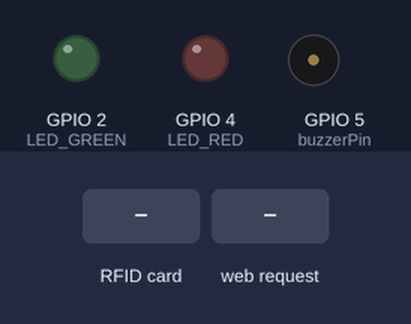
A sketch run on a simulated ESP32-S3. Parts: output pins drawn as LEDs (lit = HIGH), buzzer (waves = sounding). The inputs (shaded band) are chosen by the test bench. WiFi joins after 1.5 s; servers stay silent unless stated; uploads are accepted with an empty reply; pins used as bus, display or sensor lines are not drawn; what the sketch prints to the serial monitor is not drawn.

Above: at 6.2 s.
6.3 s: RFID card 84 78 83 47 held to the reader
At 6.66 s:
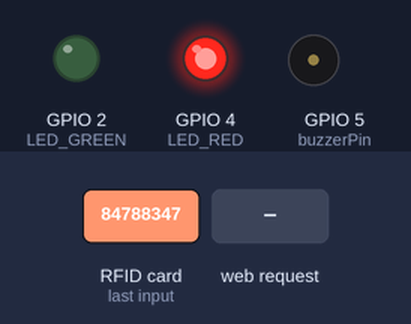
8.7 s: HTTP request GET /read-rfid received
At 11.5 s:
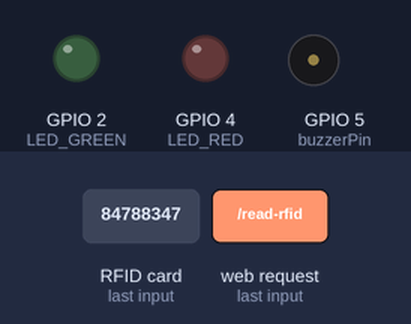
11.7 s: RFID card 5E 7A 19 C4 held to the reader
At 13.96 s:
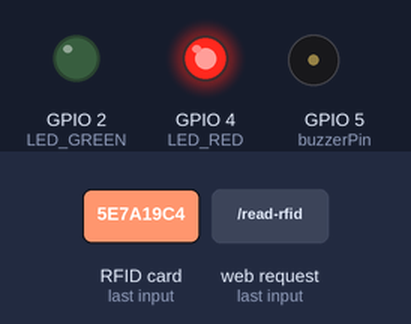
Timing chart, 0 to 15.7 s (numbered marks = the images above; inputs shaded):
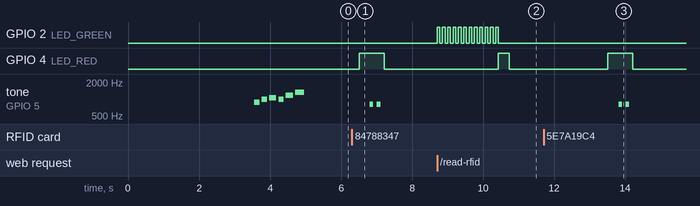

Measured:
- after the input at 6.3 s, GPIO 4 (LED_RED): LOW → HIGH after 0.21 s, → LOW 0.70 s later; tone on GPIO 5 (buzzerPin): alternates 800 Hz for 0.10 s and silent for 0.10 s, 4 changes in all, then stays silent, starting after 0.51 s
- after the input at 8.7 s, GPIO 2 (LED_GREEN): alternates HIGH for 0.08 s and LOW for 0.08 s, 24 changes in all, then stays LOW, starting at once; GPIO 4 (LED_RED): LOW → HIGH after 1.7 s, → LOW 0.30 s later
- after the input at 11.7 s, GPIO 4 (LED_RED): LOW → HIGH after 1.8 s, → LOW 0.70 s later; tone on GPIO 5 (buzzerPin): alternates 800 Hz for 0.10 s and silent for 0.10 s, 4 changes in all, then stays silent, starting after 2.1 s

The sketch:

rfid_ok.ino
```cpp
#include <WiFi.h>
#include <WebServer.h>
#include <MFRC522.h>
#include <SPI.h>
#include <HTTPClient.h>
#include <ArduinoJson.h>

const char* ssid = "Kondrusik-2G";
const char* password = "84788347";
const char* apiUrl = "http://192.168.1.9:5263/api/Usuario/BuscarPorRFID?rfid=";
const char* registroUrl = "http://192.168.1.9:5263/api/AcessoEntradaMorador/RegistrarEntrada";

// Pinos do MFRC522 no ESP32-S3
#define RST_PIN 9     // GPIO9 - Reset do RC522
#define SS_PIN 10     // GPIO10 - SDA / Chip Select
#define SCK_PIN 12    // GPIO12 - Clock SPI
#define MOSI_PIN 11   // GPIO11 - Master Out
#define MISO_PIN 13   // GPIO13 - Master In
#define LED_RED 4
#define LED_GREEN 2
const int buzzerPin = 5;
int count;

int led_controller;
bool modoCadastro = false;
unsigned long lastRegisterTime = 0;
unsigned long lastCheckTime = 0;
unsigned long lastTagReadTime = 0;
const unsigned long checkInterval = 50;
const unsigned long tagReadPause = 1500;
const unsigned long registerPause = 2500;

WebServer server(80);
MFRC522 rfid(SS_PIN, RST_PIN);


void setup() {
  led_controller = 0;

pinMode(buzzerPin, OUTPUT);

  pinMode(LED_RED, OUTPUT);
  pinMode(LED_GREEN, OUTPUT);
  pinMode(RST_PIN, OUTPUT);
  digitalWrite(LED_RED, LOW);
  digitalWrite(LED_GREEN, LOW);
  digitalWrite(RST_PIN, HIGH);

  SPI.begin(SCK_PIN, MISO_PIN, MOSI_PIN, SS_PIN);

  Serial.begin(115200);
  delay(2000);
  Serial.println("Iniciando ESP32-S3 com MFRC522...");

  rfid.PCD_Init();
  Serial.print("Versão do MFRC522: ");
  rfid.PCD_DumpVersionToSerial();
  Serial.println("Leitor RFID inicializado.");

  Serial.print("Conectando à rede Wi-Fi: ");
  Serial.println(ssid);
  WiFi.begin(ssid, password);
  while (WiFi.status() != WL_CONNECTED) {
    delay(500);
    Serial.print(".");
  }
  Serial.println("");
  Serial.println("Wi-Fi conectado!");
  Serial.print("Endereço IP: ");
  Serial.println(WiFi.localIP());

  server.on("/read-rfid", HTTP_GET, handleReadRFID);
  server.on("/read-rfid", HTTP_OPTIONS, []() {
    server.sendHeader("Access-Control-Allow-Origin", "*");
    server.sendHeader("Access-Control-Allow-Methods", "GET, OPTIONS");
    server.sendHeader("Access-Control-Allow-Headers", "Content-Type");
    server.send(204);
  });

  server.begin();

  Serial.println("Servidor HTTP iniciado!");
  toqueBoasVindas();
}

void loop() {
  server.handleClient();

  if (!modoCadastro &&
      (millis() - lastRegisterTime > registerPause) &&
      (millis() - lastTagReadTime > tagReadPause) &&
      (millis() - lastCheckTime >= checkInterval) &&
      WiFi.status() == WL_CONNECTED) {
    checkRFIDTag();
    lastCheckTime = millis();
  } else if (millis() - lastTagReadTime <= tagReadPause) {
    static unsigned long lastDebugTime = 0;
    if (millis() - lastDebugTime > 500) {
      Serial.println("Pausado por 1,5s após leitura de tag.");
      lastDebugTime = millis();
    }
  } else if (millis() - lastRegisterTime <= registerPause) {
    static unsigned long lastDebugTime = 0;
    if (millis() - lastDebugTime > 500) {
      Serial.println("Pausado por 2,5s após modo de cadastro.");
      lastDebugTime = millis();
    }
  }
}

String getUID() {
  String uid = "";
  for (byte i = 0; i < rfid.uid.size; i++) {
    if (rfid.uid.uidByte[i] < 0x10) uid += "0";
    uid += String(rfid.uid.uidByte[i], HEX);
  }
  uid.toUpperCase();
  return uid;
}

bool checkTagAuthorization(String uid) {
  if (WiFi.status() != WL_CONNECTED) {
    Serial.println("Wi-Fi desconectado. Não foi possível consultar a API.");
    return false;
  }

  HTTPClient http;
  String url = String(apiUrl) + uid;
  Serial.println("Enviando requisição para: " + url);
  http.begin(url);
  http.setTimeout(500);

  int httpCode = http.GET();
  bool authorized = false;

  if (httpCode == HTTP_CODE_OK) {
    String payload = http.getString();
    Serial.println("Resposta da API: " + payload);
    DynamicJsonDocument doc(128);
    DeserializationError error = deserializeJson(doc, payload);
    if (!error) {
      authorized = doc["authorized"] | false;
    } else {
      Serial.println("Erro ao parsear JSON: " + String(error.c_str()));
    }
  } else {
    Serial.println("Erro na requisição HTTP: " + String(httpCode));
  }

  http.end();
  return authorized;
}

void registrarEntrada(String uid) {
  HTTPClient http;
  http.begin(registroUrl);
  http.addHeader("Content-Type", "application/json");

  String body = "{\"CodigoRFID\": \"" + uid + "\"}";
  int responseCode = http.POST(body);

  if (responseCode == HTTP_CODE_OK) {
    String resposta = http.getString();
    Serial.println("Entrada registrada com sucesso: " + resposta);
  } else {
    Serial.println("Erro ao registrar entrada. Código HTTP: " + String(responseCode));
  }

  http.end();
}

void checkRFIDTag() {
  unsigned long startTime = millis();
  if (rfid.PICC_IsNewCardPresent() && rfid.PICC_ReadCardSerial()) {
    String uid = getUID();
    Serial.println("Tag lida (verificação): " + uid);

    bool authorized = checkTagAuthorization(uid);

    if (authorized) {
      Serial.println("Tag autorizada!");
      digitalWrite(LED_GREEN, HIGH);
      delay(300);
      digitalWrite(LED_GREEN, LOW);
      toqueSucesso();
      registrarEntrada(uid);  // ✅ Registra o acesso se autorizado
    } else {
      Serial.println("Tag não autorizada!");
      digitalWrite(LED_RED, HIGH);
      delay(300);
      toqueRecusado();
      digitalWrite(LED_RED, LOW);
    }

    rfid.PICC_HaltA();
    digitalWrite(RST_PIN, LOW);
    delay(10);
    digitalWrite(RST_PIN, HIGH);
    delay(10);
    rfid.PCD_Init();

    lastTagReadTime = millis();
    Serial.println("Tempo total de leitura: " + String(millis() - startTime) + "ms");
  }
}

void handleReadRFID() {
  Serial.println("Requisição recebida em /read-rfid (modo de cadastro)");

  // ✅ Pausar imediatamente a leitura automática
  modoCadastro = true;

  String uid = "";
  unsigned long startTime = millis();
  bool ledState = false;

  // Pisca o LED por ~1.7 segundos enquanto espera a tag
  while (millis() - startTime < 1700) {
    ledState = !ledState;
    digitalWrite(LED_GREEN, ledState ? HIGH : LOW);

    if (uid == "" && rfid.PICC_IsNewCardPresent() && rfid.PICC_ReadCardSerial()) {
      Serial.println("Tag detectada no modo de cadastro!");
      uid = getUID();
      Serial.println("Tag lida: " + uid);
    }

    delay(50);
  }

  digitalWrite(LED_GREEN, LOW);

  // CORS
  server.sendHeader("Access-Control-Allow-Origin", "*");

  if (uid != "") {
    // Verifica se é autorizada (mas não registra!)
    bool authorized = checkTagAuthorization(uid);

    // ✅ Apenas envia resposta — quem decide registrar é o front
    String response = "{\"uid\": \"" + uid + "\", \"authorized\": " + (authorized ? "true" : "false") + "}";
    server.send(200, "application/json", response);

    digitalWrite(LED_GREEN, HIGH);
    delay(300);
    digitalWrite(LED_GREEN, LOW);
  } else {
    Serial.println("Nenhuma tag detectada após 2 segundos.");
    server.send(404, "application/json", "{\"mensagem\": \"Nenhuma tag detectada. Aproxime uma tag do leitor.\"}");

    digitalWrite(LED_RED, HIGH);
    delay(300);
    digitalWrite(LED_RED, LOW);
  }

  // Reinicializa o leitor para evitar travamentos
  rfid.PICC_HaltA();
  digitalWrite(RST_PIN, LOW);
  delay(10);
  digitalWrite(RST_PIN, HIGH);
  delay(10);
  rfid.PCD_Init();
  Serial.println("Leitor RFID reinicializado para nova leitura.");

  // Aguarda o tempo de cooldown antes de permitir nova leitura automática
  lastRegisterTime = millis();

  // ✅ Finaliza o modo de cadastro
  modoCadastro = false;
}

void toqueSucesso() {
  tone(buzzerPin, 1100); delay(120);  // nota 1 (base)
  noTone(buzzerPin);     delay(60);

  tone(buzzerPin, 1400); delay(120);  // nota 2 (meio)
  noTone(buzzerPin);     delay(60);

  tone(buzzerPin, 1700); delay(180);  // nota 3 (brilho final)
  noTone(buzzerPin);
}

void toqueRecusado() {
  for (int i = 0; i < 2; i++) {
    tone(buzzerPin, 800);  // tom agudo suave
    delay(100);
    noTone(buzzerPin);
    delay(100);
  }
}

void toqueBoasVindas() {
  int melodia[] = {880, 988, 1046, 988, 1175, 1318};  // sequência suave
  int duracao[] = {150, 150, 200, 150, 200, 250};     // duração em ms

  for (int i = 0; i < 6; i++) {
    tone(buzzerPin, melodia[i]);
    delay(duracao[i]);
    noTone(buzzerPin);
    delay(60);  // pausa entre as notas
  }
}
```
